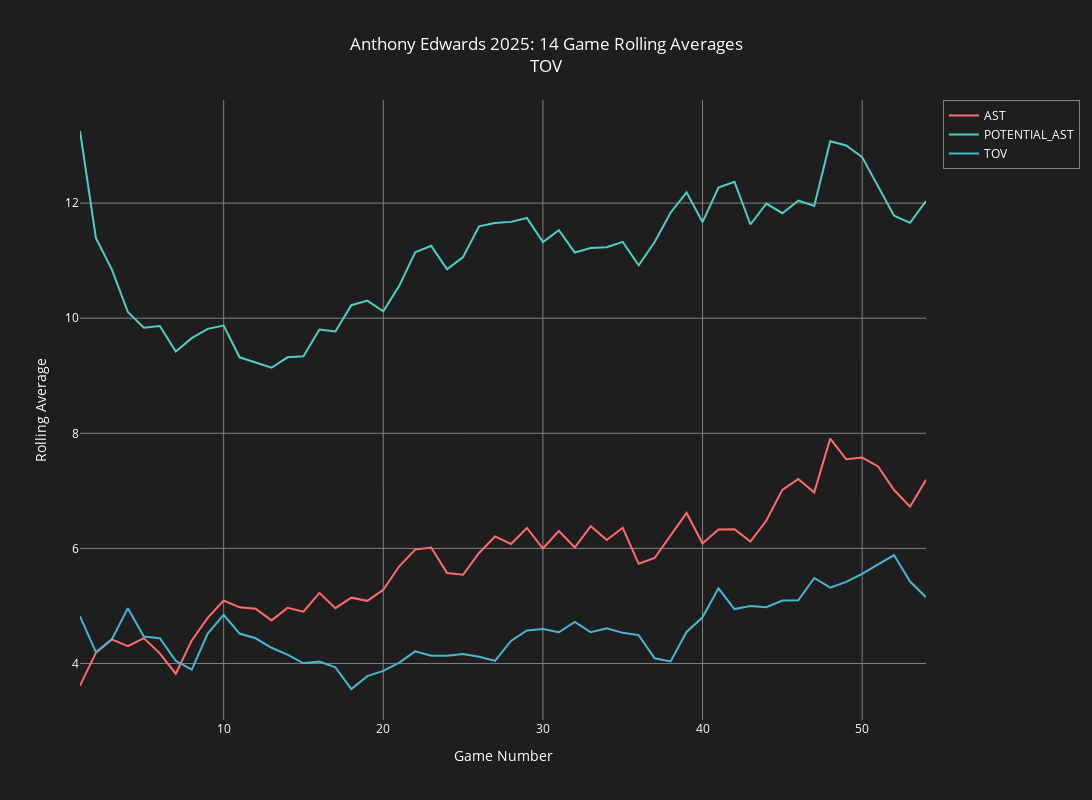

The notebook cell saved with this chart:
### Code cell
import pandas as pd
import numpy as np
import plotly.graph_objects as go

def category_rolling_averages(player_id, start_year, end_year, categories, rolling_window, selected_rate):
    """
    Create a Plotly visualization of a player's rolling averages for selected categories.
    
    Parameters:
    - player_id (int): The unique ID of the player to highlight.
    - start_year (int): Beginning of the year range.
    - end_year (int): End of the year range (inclusive).
    - categories (list): List of statistical categories to visualize.
    - rolling_window (int): Window size for the rolling average.
    - selected_rate (str): Rate of statistic ('Per 100' or 'Per Game').
    
    Returns:
    - Plotly Figure object.
    """
    # Fetch and combine data for the specified year range
    columns_to_read = ['POSS', 'GP', 'PLAYER_NAME', 'TEAM_ABBREVIATION', 'MIN', 'PLAYER_ID']
    columns_to_read.extend(categories)
    frames = []
    for year in range(start_year, end_year + 1):
        file_path = f'https://raw.githubusercontent.com/gabriel1200/player_sheets/refs/heads/master/game_report/year_files/{year}_games.csv'
        df = pd.read_csv(file_path,usecols=columns_to_read)
        df['year'] = year
        df['PLAYER_ID'] = df['PLAYER_ID'].astype(int)
        frames.append(df)
    data = pd.concat(frames)
    
    
    # Filter by player
    player_data = data[data['PLAYER_ID'] == player_id].reset_index(drop=True)
    name=player_data['PLAYER_NAME'].iloc[0]
    gamedays = [i for i in range(1, len(player_data) + 1)]
    player_data['gameday'] = gamedays
    
    # Apply rate conversion
    for cat in categories:
        if selected_rate == 'Per 100':
            player_data[cat] = 100 * player_data[cat] / player_data['POSS']
        elif selected_rate == 'Per Game':
            player_data[cat] = player_data[cat] / player_data['GP']
    
    # Compute rolling averages
    rolling_data = player_data[['gameday'] + categories].copy()
    for cat in categories:
        rolling_data[cat] = rolling_data[cat].rolling(window=rolling_window, min_periods=1).mean()
    
    # Plot data
    traces = []
    color_palette = ['#FF6B6B', '#4ECDC4', '#45B7D1', '#FDCB6E']
    
    for i, cat in enumerate(categories):
        traces.append(go.Scatter(
            x=rolling_data['gameday'],
            y=rolling_data[cat],
            mode='lines',
            name=cat,
            line=dict(color=color_palette[i % len(color_palette)], width=2),
            hovertemplate=f"<b>Game</b>: {{x}}<br><b>{cat} (Rolling Avg)</b>: {{y:.2f}}<extra></extra>"
        ))
    
    layout = go.Layout(
        title={
            'text': f'{name} {start_year}: {str(rolling_window)} Game Rolling Averages<br>'+categories[-1],
            'x': 0.5,
            'xanchor': 'center',
            'font': {'color': 'white'}
        },
        xaxis=dict(
            title='Game Number',
            titlefont=dict(color='white'),
            tickfont=dict(color='white'),
            gridcolor='gray',
            zerolinecolor='gray'
        ),
        yaxis=dict(
            title='Rolling Average',
            titlefont=dict(color='white'),
            tickfont=dict(color='white'),
            gridcolor='gray',
            zerolinecolor='gray'
        ),
        paper_bgcolor='#1e1e1e',  # Dark background
        plot_bgcolor='#1e1e1e',   # Dark background
        hovermode='x unified',
        width=1100,
        height=800,
        legend=dict(
            font=dict(color='white'),
            bgcolor='#1e1e1e',
            bordercolor='gray',
            borderwidth=1
        )
    )
    
    fig = go.Figure(data=traces, layout=layout)
    return fig

# Example usage
player_id =1630162
start_year = 2025
end_year = 2025
categories = [ 'AST','POTENTIAL_AST','TOV']
rolling_window = 14
selected_rate = 'Per 100'

fig = category_rolling_averages(player_id, start_year, end_year, categories, rolling_window, selected_rate)
fig.show()

### Figure 1 — Plotly figure (JSON) as saved in the notebook; plotly's stock layout.template omitted (floating-point values rounded to 4 significant figures)
{"data": [{"hovertemplate": "<b>Game</b>: {x}<br><b>AST (Rolling Avg)</b>: {y:.2f}<extra></extra>", "line": {"color": "#FF6B6B", "width": 2}, "mode": "lines", "name": "AST", "type": "scatter", "x": [1, 2, 3, 4, 5, 6, 7, 8, 9, 10, 11, 12, 13, 14, 15, 16, 17, 18, 19, 20, 21, 22, 23, 24, 25, 26, 27, 28, 29, 30, 31, 32, 33, 34, 35, 36, 37, 38, 39, 40, 41, 42, 43, 44, 45, 46, 47, 48, 49, 50, 51, 52, 53, 54], "y": [3.614, 4.188, 4.418, 4.3, 4.44, 4.176, 3.822, 4.401, 4.793, 5.093, 4.976, 4.953, 4.749, 4.966, 4.901, 5.228, 4.962, 5.144, 5.089, 5.282, 5.69, 5.979, 6.016, 5.571, 5.541, 5.92, 6.208, 6.077, 6.354, 5.998, 6.301, 6.018, 6.386, 6.144, 6.357, 5.732, 5.833, 6.226, 6.616, 6.085, 6.328, 6.332, 6.12, 6.485, 7.017, 7.207, 6.973, 7.909, 7.548, 7.578, 7.423, 7.014, 6.725, 7.192]}, {"hovertemplate": "<b>Game</b>: {x}<br><b>POTENTIAL_AST (Rolling Avg)</b>: {y:.2f}<extra></extra>", "line": {"color": "#4ECDC4", "width": 2}, "mode": "lines", "name": "POTENTIAL_AST", "type": "scatter", "x": [1, 2, 3, 4, 5, 6, 7, 8, 9, 10, 11, 12, 13, 14, 15, 16, 17, 18, 19, 20, 21, 22, 23, 24, 25, 26, 27, 28, 29, 30, 31, 32, 33, 34, 35, 36, 37, 38, 39, 40, 41, 42, 43, 44, 45, 46, 47, 48, 49, 50, 51, 52, 53, 54], "y": [13.25, 11.39, 10.84, 10.11, 9.836, 9.863, 9.422, 9.653, 9.815, 9.873, 9.32, 9.23, 9.139, 9.321, 9.34, 9.802, 9.77, 10.23, 10.31, 10.12, 10.56, 11.15, 11.26, 10.85, 11.06, 11.6, 11.66, 11.67, 11.74, 11.32, 11.53, 11.14, 11.22, 11.23, 11.33, 10.92, 11.32, 11.83, 12.19, 11.67, 12.27, 12.37, 11.63, 11.99, 11.82, 12.04, 11.95, 13.08, 13.0, 12.8, 12.28, 11.78, 11.66, 12.04]}, {"hovertemplate": "<b>Game</b>: {x}<br><b>TOV (Rolling Avg)</b>: {y:.2f}<extra></extra>", "line": {"color": "#45B7D1", "width": 2}, "mode": "lines", "name": "TOV", "type": "scatter", "x": [1, 2, 3, 4, 5, 6, 7, 8, 9, 10, 11, 12, 13, 14, 15, 16, 17, 18, 19, 20, 21, 22, 23, 24, 25, 26, 27, 28, 29, 30, 31, 32, 33, 34, 35, 36, 37, 38, 39, 40, 41, 42, 43, 44, 45, 46, 47, 48, 49, 50, 51, 52, 53, 54], "y": [4.819, 4.195, 4.423, 4.962, 4.47, 4.439, 4.047, 3.893, 4.519, 4.846, 4.521, 4.438, 4.273, 4.154, 4.003, 4.033, 3.934, 3.557, 3.781, 3.871, 4.015, 4.21, 4.134, 4.135, 4.166, 4.118, 4.044, 4.392, 4.574, 4.599, 4.543, 4.722, 4.542, 4.611, 4.532, 4.493, 4.09, 4.037, 4.548, 4.802, 5.307, 4.946, 5.0, 4.979, 5.093, 5.1, 5.486, 5.318, 5.418, 5.557, 5.722, 5.885, 5.424, 5.151]}], "layout": {"height": 800, "hovermode": "x unified", "legend": {"bgcolor": "#1e1e1e", "bordercolor": "gray", "borderwidth": 1, "font": {"color": "white"}}, "paper_bgcolor": "#1e1e1e", "plot_bgcolor": "#1e1e1e", "title": {"font": {"color": "white"}, "text": "Anthony Edwards 2025: 14 Game Rolling Averages<br>TOV", "x": 0.5, "xanchor": "center"}, "width": 1100, "xaxis": {"gridcolor": "gray", "tickfont": {"color": "white"}, "title": {"font": {"color": "white"}, "text": "Game Number"}, "zerolinecolor": "gray"}, "yaxis": {"gridcolor": "gray", "tickfont": {"color": "white"}, "title": {"font": {"color": "white"}, "text": "Rolling Average"}, "zerolinecolor": "gray"}}}
